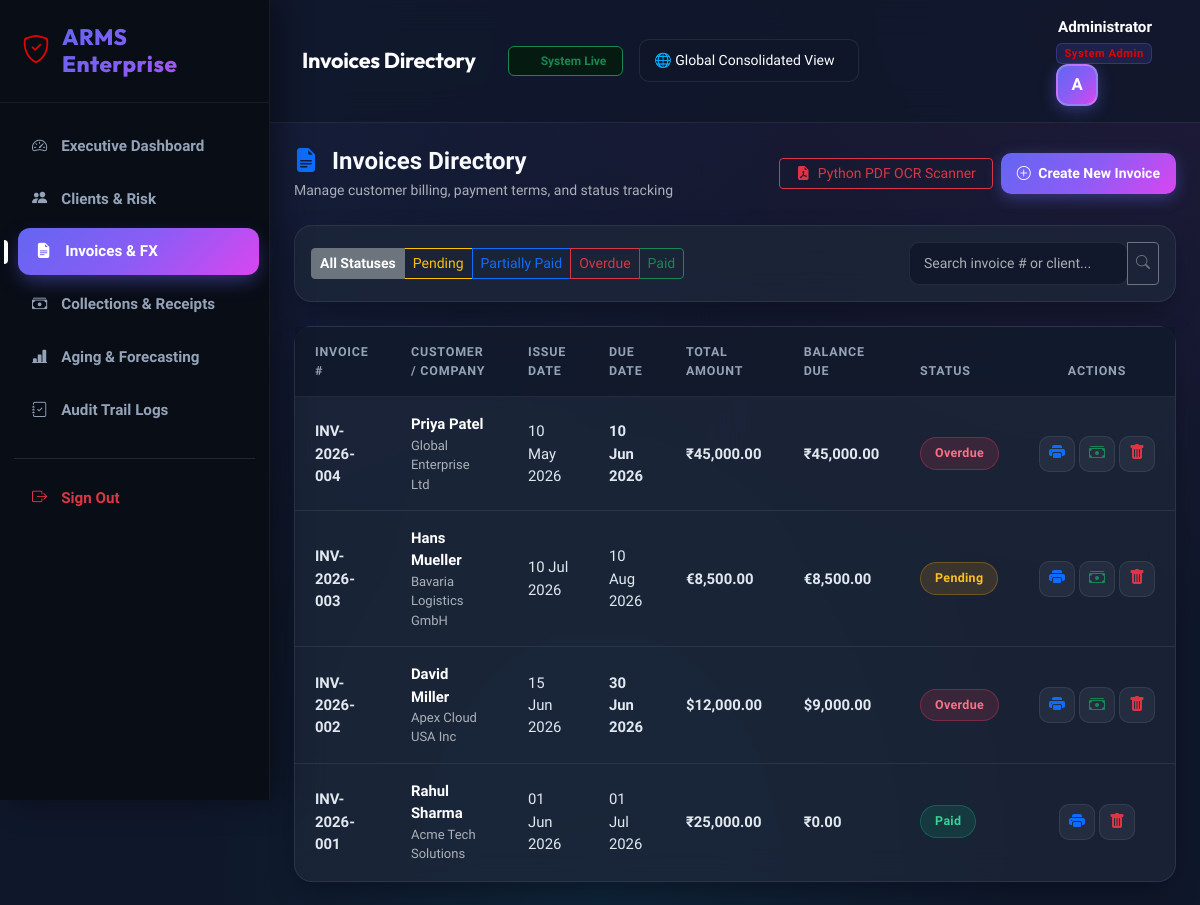
The page /invoices/index.php (signed in) on the database its author committed.
### tables this page shows
CREATE TABLE invoices (
    invoice_id INT AUTO_INCREMENT PRIMARY KEY,
    entity_id INT NOT NULL DEFAULT 1,
    customer_id INT NOT NULL,
    invoice_number VARCHAR(50) UNIQUE NOT NULL,
    invoice_date DATE NOT NULL,
    due_date DATE NOT NULL,
    currency_code VARCHAR(10) DEFAULT 'INR',
    fx_rate DECIMAL(10,4) DEFAULT 1.0000,  
    subtotal DECIMAL(12,2) NOT NULL DEFAULT 0.00,
    tax_amount DECIMAL(12,2) NOT NULL DEFAULT 0.00,
    total_amount DECIMAL(12,2) NOT NULL DEFAULT 0.00,
    paid_amount DECIMAL(12,2) NOT NULL DEFAULT 0.00,
    late_fee DECIMAL(12,2) NOT NULL DEFAULT 0.00,
    status ENUM('Pending','Partially Paid','Paid','Overdue') DEFAULT 'Pending',
    notes TEXT,
    created_at TIMESTAMP DEFAULT CURRENT_TIMESTAMP,
    FOREIGN KEY(entity_id) REFERENCES entities(entity_id) ON DELETE CASCADE,
    FOREIGN KEY(customer_id) REFERENCES customers(customer_id) ON DELETE CASCADE
);

CREATE TABLE customers (
    customer_id INT AUTO_INCREMENT PRIMARY KEY,
    entity_id INT NOT NULL DEFAULT 1,
    customer_name VARCHAR(100) NOT NULL,
    company_name VARCHAR(150),
    email VARCHAR(100),
    phone VARCHAR(20),
    address TEXT,
    city VARCHAR(100),
    state VARCHAR(100),
    country VARCHAR(100),
    currency_code VARCHAR(10) DEFAULT 'INR',
    credit_limit DECIMAL(12,2) DEFAULT 100000.00,
    payment_terms VARCHAR(50) DEFAULT 'Net 30',
    risk_level ENUM('Low','Medium','High') DEFAULT 'Low',
    credit_hold TINYINT(1) DEFAULT 0,  
    created_at TIMESTAMP DEFAULT CURRENT_TIMESTAMP,
    FOREIGN KEY (entity_id) REFERENCES entities(entity_id) ON DELETE CASCADE
);

### config/currency.php (called while the page is built, shortened)
<?php
if (!defined('CURRENCY_CONFIG')) {
    function format_currency($amount, $currency_code = 'INR') {
        global $CURRENCIES;
        $code = strtoupper($currency_code);
        $symbol = $CURRENCIES[$code]['symbol'] ?? $code;
        return $symbol . number_format((float)$amount, 2);
    }
}

### invoices/index.php (the view, shortened to what this page needs)
<?php
require_once "../config/database.php";
require_once "../config/currency.php";
include "../includes/header.php";
include "../includes/sidebar.php";
$status_filter = trim($_GET['status'] ?? '');
$search = trim($_GET['search'] ?? '');
try {
    $where = [];
    $params = [];
    $where_sql = count($where) > 0 ? "WHERE " . implode(" AND ", $where) : "";
    $sql = "
        SELECT i.*, c.customer_name, c.company_name
        FROM invoices i
        JOIN customers c ON i.customer_id = c.customer_id
        $where_sql
        ORDER BY i.invoice_id DESC
    ";
    $stmt = $conn->prepare($sql);
    $stmt->execute($params);
    $invoices = $stmt->fetchAll(PDO::FETCH_ASSOC);
} catch (PDOException $e) {
    die("Database Error: " . $e->getMessage());
}
?>
<div class="content">
    <?php include "../includes/navbar.php"; ?>
    <div class="container-fluid p-4">
        <div class="d-flex flex-column flex-md-row justify-content-between align-items-md-center gap-3 mb-4">
            <div>
                <h4 class="fw-bold mb-1"><i class="bi bi-file-earmark-text-fill text-primary me-2"></i> Invoices Directory</h4>
                <p class="text-muted small mb-0">Manage customer billing, payment terms, and status tracking</p>
            </div>
            <div class="d-flex align-items-center gap-2">
                <a href="upload_ocr.php" class="btn btn-outline-danger btn-sm px-3">
                    <i class="bi bi-file-earmark-pdf-fill me-1"></i> Python PDF OCR Scanner
                </a>
                <a href="add.php" class="btn btn-primary btn-sm px-3">
                    <i class="bi bi-plus-circle me-1"></i> Create New Invoice
                </a>
            </div>
        </div>
        <div class="card-custom p-3 mb-4">
            <div class="d-flex flex-column flex-md-row justify-content-between align-items-md-center gap-3">
                <div class="btn-group btn-group-sm" role="group">
                    <a href="index.php" class="btn btn-outline-secondary <?= $status_filter === '' ? 'active fw-bold' : '' ?>">All Statuses</a>
                    <a href="index.php?status=Pending" class="btn btn-outline-warning <?= $status_filter === 'Pending' ? 'active fw-bold' : '' ?>">Pending</a>
                    <a href="index.php?status=Partially Paid" class="btn btn-outline-primary <?= $status_filter === 'Partially Paid' ? 'active fw-bold' : '' ?>">Partially Paid</a>
                    <a href="index.php?status=Overdue" class="btn btn-outline-danger <?= $status_filter === 'Overdue' ? 'active fw-bold' : '' ?>">Overdue</a>
                    <a href="index.php?status=Paid" class="btn btn-outline-success <?= $status_filter === 'Paid' ? 'active fw-bold' : '' ?>">Paid</a>
                </div>
                <form method="POST" action="index.php" class="d-flex align-items-center gap-2">
                    <div class="input-group input-group-sm" style="width: 250px;">
                        <input type="text" name="search" class="form-control" placeholder="Search invoice # or client..." value="<?= htmlspecialchars($search) ?>">
                        <button class="btn btn-outline-secondary" type="submit"><i class="bi bi-search"></i></button>
                    </div>
                </form>
            </div>
        </div>
        <div class="card-custom">
            <div class="table-responsive">
                <table class="table table-custom mb-0">
                    <thead>
                        <tr>
                            <th>Invoice #</th>
                            <th>Customer / Company</th>
                            <th>Issue Date</th>
                            <th>Due Date</th>
                            <th>Total Amount</th>
                            <th>Balance Due</th>
                            <th>Status</th>
                            <th width="140" class="text-center">Actions</th>
                        </tr>
                    </thead>
                    <tbody>
                        <?php if (count($invoices) > 0): ?>
                            <?php foreach ($invoices as $inv):
                                $balance = max(0, $inv['total_amount'] - $inv['paid_amount']);
                                $is_overdue = ($inv['status'] === 'Overdue') || ($inv['due_date'] < date('Y-m-d') && $inv['status'] !== 'Paid');
                                $curr = $inv['currency_code'] ?? 'INR';
                                $badge_class = 'badge-pending';
                                $status_text = $inv['status'];
                                if ($inv['status'] === 'Paid') {
                                    $badge_class = 'badge-paid';
                                } elseif ($inv['status'] === 'Partially Paid') {
                                    $badge_class = 'badge-partial';
                                } elseif ($is_overdue) {
                                    $badge_class = 'badge-overdue';
                                    $status_text = 'Overdue';
                                }
                            ?>
                                <tr>
                                    <td class="fw-bold text-indigo"><?= htmlspecialchars($inv['invoice_number']) ?></td>
                                    <td>
                                        <div class="fw-semibold text-white"><?= htmlspecialchars($inv['customer_name']) ?></div>
                                        <div class="text-muted small"><?= htmlspecialchars($inv['company_name'] ?: 'Individual Client') ?></div>
                                    </td>
                                    <td class="small"><?= date('d M Y', strtotime($inv['invoice_date'])) ?></td>
                                    <td class="small <?= $is_overdue ? 'text-danger fw-bold' : '' ?>"><?= date('d M Y', strtotime($inv['due_date'])) ?></td>
                                    <td class="fw-bold"><?= format_currency($inv['total_amount'], $curr) ?></td>
                                    <td class="fw-bold <?= $balance > 0 ? 'text-danger' : 'text-success' ?>"><?= format_currency($balance, $curr) ?></td>
                                    <td><span class="badge-status <?= $badge_class ?>"><?= htmlspecialchars($status_text) ?></span></td>
                                    <td class="text-center">
                                        <div class="d-flex justify-content-center gap-1">
                                            <a href="view.php?id=<?= $inv['invoice_id'] ?>" class="btn btn-action btn-light text-primary" title="View / Print Invoice">
                                                <i class="bi bi-printer-fill"></i>
                                            </a>
                                            <?php if ($balance > 0): ?>
                                                <a href="../payments/add.php?invoice_id=<?= $inv['invoice_id'] ?>" class="btn btn-action btn-light text-success" title="Record Payment">
                                                    <i class="bi bi-cash-stack"></i>
                                                </a>
                                            <?php endif; ?>
                                            <a href="delete.php?id=<?= $inv['invoice_id'] ?>" class="btn btn-action btn-light text-danger" title="Delete Invoice" onclick="return confirm('Are you sure you want to delete this invoice?')">
                                                <i class="bi bi-trash-fill"></i>
                                            </a>
                                        </div>
                                    </td>
                                </tr>
                            <?php endforeach; ?>
                        <?php endif; ?>
                    </tbody>
                </table>
            </div>
        </div>
    </div>
</div>
<?php include "../includes/footer.php"; ?>

### assets/css/dashboard.css (style rules this page uses)
:root { --primary: #6366f1; --primary-gradient: linear-gradient(135deg, #6366f1 0%, #8b5cf6 50%, #d946ef 100%); --primary-glow: rgba(99, 102, 241, 0.25); --bg-main: #0f172a; --bg-card: rgba(30, 41, 59, 0.7); --bg-card-hover: rgba(30, 41, 59, 0.9); --border-glass: rgba(255, 255, 255, 0.08); --border-highlight: rgba(99, 102, 241, 0.3); --sidebar-bg: #090d16; --sidebar-border: rgba(255, 255, 255, 0.06); --text-main: #f8fafc; --text-muted: #94a3b8; --text-dark: #e2e8f0; --success: #10b981; --success-bg: rgba(16, 185, 129, 0.12); --warning: #f59e0b; --warning-bg: rgba(245, 158, 11, 0.12); --danger: #f43f5e; --danger-bg: rgba(244, 63, 94, 0.12); --info: #06b6d4; --info-bg: rgba(6, 182, 212, 0.12); --shadow-card: 0 10px 30px -10px rgba(0, 0, 0, 0.5), 0 0 15px rgba(99, 102, 241, 0.05); --shadow-hover: 0 20px 40px -15px rgba(99, 102, 241, 0.25), 0 0 25px rgba(168, 85, 247, 0.15); }
body { font-family: 'Plus Jakarta Sans', 'Outfit', sans-serif; background-color: var(--bg-main); background-image: radial-gradient(at 0% 0%, rgba(99, 102, 241, 0.12) 0px, transparent 50%), radial-gradient(at 100% 0%, rgba(217, 70, 239, 0.08) 0px, transparent 50%), radial-gradient(at 50% 100%, rgba(6, 182, 212, 0.08) 0px, transparent 50%); background-attachment: fixed; color: var(--text-main); margin: 0; padding: 0; min-height: 100vh; }
.content { margin-left: 270px; min-height: 100vh; display: flex; flex-direction: column; }
.card-custom { background: var(--bg-card); backdrop-filter: blur(16px); -webkit-backdrop-filter: blur(16px); border: 1px solid var(--border-glass); border-radius: 18px; box-shadow: var(--shadow-card); transition: all 0.3s cubic-bezier(0.4, 0, 0.2, 1); color: var(--text-main); }
.text-indigo { color: #e00303 !important; }
.badge-status { padding: 6px 14px; font-weight: 700; font-size: 0.78rem; border-radius: 30px; display: inline-flex; align-items: center; gap: 6px; letter-spacing: 0.3px; }
.badge-pending { background: rgba(245, 158, 11, 0.15); color: #fbbf24; border: 1px solid rgba(245, 158, 11, 0.3); }
.badge-paid { background: rgba(16, 185, 129, 0.15); color: #34d399; border: 1px solid rgba(16, 185, 129, 0.3); }
.badge-overdue { background: rgba(244, 63, 94, 0.15); color: #fb7185; border: 1px solid rgba(244, 63, 94, 0.3); }
.table-custom { color: var(--text-main); margin: 0; }
.table-custom th { background: rgba(15, 23, 42, 0.8) !important; color: var(--text-muted) !important; font-weight: 700; font-size: 0.78rem; text-transform: uppercase; letter-spacing: 0.8px; border-bottom: 1px solid var(--border-glass) !important; padding: 16px 20px !important; }
.table-custom td { padding: 16px 20px !important; vertical-align: middle; color: var(--text-dark) !important; border-bottom: 1px solid var(--border-glass) !important; background: transparent !important; font-size: 0.93rem; }
.btn-primary { background: var(--primary-gradient); border: none; border-radius: 10px; font-weight: 700; padding: 10px 20px; box-shadow: 0 4px 15px rgba(99, 102, 241, 0.4); transition: all 0.25s ease; }
.btn-action { width: 36px; height: 36px; padding: 0; display: inline-flex; align-items: center; justify-content: center; border-radius: 10px; background: rgba(255, 255, 255, 0.05); border: 1px solid var(--border-glass); color: var(--text-main); transition: all 0.2s ease; }
.form-control, .form-select { background: rgba(15, 23, 42, 0.8) !important; border: 1px solid var(--border-glass) !important; color: #ffffff !important; border-radius: 10px !important; padding: 10px 14px !important; }

### rows shown on the page
invoices: invoice_number "INV-2026-004", customer.customer_name "Priya Patel", customer.company_name "Global Enterprise Ltd", invoice_date "10 May 2026", due_date "10 Jun 2026", format_currency($inv['total_amount'], $curr) "₹45,000.00", format_currency($balance, $curr) "₹45,000.00", status "Overdue"
invoices: invoice_number "INV-2026-003", customer.customer_name "Hans Mueller", customer.company_name "Bavaria Logistics GmbH", invoice_date "10 Jul 2026", due_date "10 Aug 2026", format_currency($inv['total_amount'], $curr) "€8,500.00", format_currency($balance, $curr) "€8,500.00", status "Pending"
invoices: invoice_number "INV-2026-002", customer.customer_name "David Miller", customer.company_name "Apex Cloud USA Inc", invoice_date "15 Jun 2026", due_date "30 Jun 2026", format_currency($inv['total_amount'], $curr) "$12,000.00", format_currency($balance, $curr) "$9,000.00", status "Overdue"
invoices: invoice_number "INV-2026-001", customer.customer_name "Rahul Sharma", customer.company_name "Acme Tech Solutions", invoice_date "01 Jun 2026", due_date "01 Jul 2026", format_currency($inv['total_amount'], $curr) "₹25,000.00", format_currency($balance, $curr) "₹0.00", status "Paid"

### other values the page prints
$page_header "Invoices Directory"
$user_name "Administrator"
$user_role "System Admin"
$initial "A"
